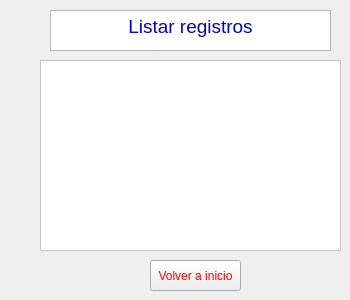
   <widget class="QWidget" name="page_6">
    <widget class="QTextEdit" name="textEdit_14">
     <property name="geometry">
      <rect>
       <x>50</x>
       <y>10</y>
       <width>281</width>
       <height>41</height>
      </rect>
     </property>
     <property name="html">
      <string>&lt;!DOCTYPE HTML PUBLIC &quot;-//W3C//DTD HTML 4.0//EN&quot; &quot;http://www.w3.org/TR/REC-html40/strict.dtd&quot;&gt;
&lt;html&gt;&lt;head&gt;&lt;meta name=&quot;qrichtext&quot; content=&quot;1&quot; /&gt;&lt;meta charset=&quot;utf-8&quot; /&gt;&lt;style type=&quot;text/css&quot;&gt;
p, li { white-space: pre-wrap; }
hr { height: 1px; border-width: 0; }
li.unchecked::marker { content: &quot;\2610&quot;; }
li.checked::marker { content: &quot;\2612&quot;; }
&lt;/style&gt;&lt;/head&gt;&lt;body style=&quot; font-family:'Sans Serif'; font-size:9pt; font-weight:400; font-style:normal;&quot;&gt;
&lt;p align=&quot;center&quot; style=&quot; margin-top:0px; margin-bottom:0px; margin-left:0px; margin-right:0px; -qt-block-indent:0; text-indent:0px;&quot;&gt;&lt;span style=&quot; font-family:'Times New Roman'; font-size:14pt; color:#0606b5;&quot;&gt;Listar registros&lt;/span&gt;&lt;/p&gt;&lt;/body&gt;&lt;/html&gt;</string>
     </property>
    </widget>
    <widget class="QPushButton" name="pushButton_18">
     <property name="geometry">
      <rect>
       <x>150</x>
       <y>260</y>
       <width>91</width>
       <height>31</height>
      </rect>
     </property>
     <property name="styleSheet">
      <string notr="true">color: red
</string>
     </property>
     <property name="text">
      <string>Volver a inicio</string>
     </property>
    </widget>
    <widget class="QTableWidget" name="tableRegistros">
     <property name="geometry">
      <rect>
       <x>40</x>
       <y>60</y>
       <width>301</width>
       <height>191</height>
      </rect>
     </property>
     <property name="styleSheet">
      <string notr="true">background-color: rgb(255, 255, 255);</string>
     </property>
    </widget>
   </widget>
